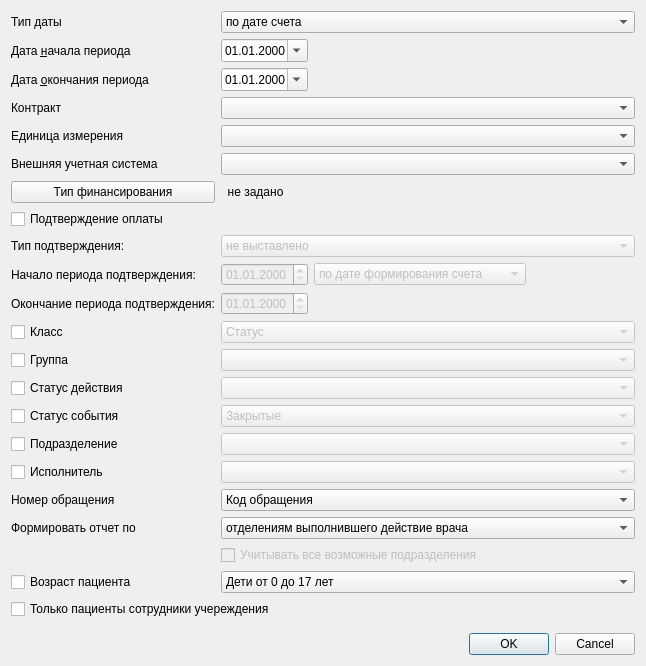
<?xml version="1.0" encoding="UTF-8"?>
<ui version="4.0">
 <class>ReportSummaryOnAccountsDialog</class>
 <widget class="QDialog" name="ReportSummaryOnAccountsDialog">
  <property name="geometry">
   <rect>
    <x>0</x>
    <y>0</y>
    <width>646</width>
    <height>666</height>
   </rect>
  </property>
  <property name="windowTitle">
   <string>Dialog</string>
  </property>
  <layout class="QGridLayout" name="gridLayout">
   <item row="12" column="1">
    <widget class="CDateEdit" name="edtConfirmationBegDate">
     <property name="enabled">
      <bool>false</bool>
     </property>
     <property name="displayFormat">
      <string>dd.MM.yyyy</string>
     </property>
    </widget>
   </item>
   <item row="0" column="1" colspan="5">
    <widget class="QComboBox" name="cmbDateType">
     <item>
      <property name="text">
       <string>по дате счета</string>
      </property>
     </item>
     <item>
      <property name="text">
       <string>по дате платежных поручений</string>
      </property>
     </item>
    </widget>
   </item>
   <item row="21" column="1" colspan="5">
    <widget class="QComboBox" name="cmbReportType">
     <item>
      <property name="text">
       <string>отделениям выполнившего действие врача</string>
      </property>
     </item>
     <item>
      <property name="text">
       <string>отделениям за которым закреплено действие</string>
      </property>
     </item>
    </widget>
   </item>
   <item row="20" column="0">
    <widget class="QLabel" name="lblEventIdentifierType">
     <property name="text">
      <string>Номер обращения</string>
     </property>
    </widget>
   </item>
   <item row="2" column="0">
    <widget class="QLabel" name="lblBegDate">
     <property name="text">
      <string>Дата &amp;начала периода</string>
     </property>
     <property name="buddy">
      <cstring>edtBegDate</cstring>
     </property>
    </widget>
   </item>
   <item row="14" column="0">
    <widget class="QCheckBox" name="chkClass">
     <property name="sizePolicy">
      <sizepolicy hsizetype="Maximum" vsizetype="Fixed">
       <horstretch>0</horstretch>
       <verstretch>0</verstretch>
      </sizepolicy>
     </property>
     <property name="text">
      <string>Класс</string>
     </property>
    </widget>
   </item>
   <item row="22" column="1" colspan="5">
    <widget class="QCheckBox" name="chkAllOrgStructure">
     <property name="enabled">
      <bool>false</bool>
     </property>
     <property name="text">
      <string>Учитывать все возможные подразделения</string>
     </property>
    </widget>
   </item>
   <item row="18" column="0">
    <widget class="QCheckBox" name="chkOrgStructure">
     <property name="text">
      <string>Подразделение</string>
     </property>
    </widget>
   </item>
   <item row="4" column="0">
    <widget class="QLabel" name="lblContract">
     <property name="text">
      <string>Контракт</string>
     </property>
     <property name="buddy">
      <cstring>cmbContract</cstring>
     </property>
    </widget>
   </item>
   <item row="20" column="1" colspan="5">
    <widget class="QComboBox" name="cmbEventIdentifierType">
     <item>
      <property name="text">
       <string>Код обращения</string>
      </property>
     </item>
     <item>
      <property name="text">
       <string>Номер документа</string>
      </property>
     </item>
    </widget>
   </item>
   <item row="16" column="1" colspan="5">
    <widget class="CActionStatusComboBox" name="cmbStatus">
     <property name="enabled">
      <bool>false</bool>
     </property>
    </widget>
   </item>
   <item row="11" column="0">
    <widget class="QLabel" name="lblConfirmationType">
     <property name="text">
      <string>Тип подтверждения:</string>
     </property>
    </widget>
   </item>
   <item row="10" column="0" colspan="4">
    <widget class="QCheckBox" name="chkConfirmation">
     <property name="text">
      <string>Подтверждение оплаты</string>
     </property>
    </widget>
   </item>
   <item row="26" column="0">
    <spacer name="verticalSpacer">
     <property name="orientation">
      <enum>Qt::Vertical</enum>
     </property>
     <property name="sizeHint" stdset="0">
      <size>
       <width>20</width>
       <height>40</height>
      </size>
     </property>
    </spacer>
   </item>
   <item row="12" column="0">
    <widget class="QLabel" name="lblBegDateConfirmation">
     <property name="text">
      <string>Начало периода подтверждения:</string>
     </property>
    </widget>
   </item>
   <item row="24" column="1" colspan="5">
    <widget class="QComboBox" name="cmbClientAgeCategory">
     <item>
      <property name="text">
       <string>Дети от 0 до 17 лет</string>
      </property>
     </item>
     <item>
      <property name="text">
       <string>Взрослые от 18 лет</string>
      </property>
     </item>
    </widget>
   </item>
   <item row="13" column="0">
    <widget class="QLabel" name="lblEndDateConfirmation">
     <property name="text">
      <string>Окончание периода подтверждения:</string>
     </property>
    </widget>
   </item>
   <item row="7" column="0">
    <widget class="QPushButton" name="btnFinanceTypeList">
     <property name="text">
      <string>Тип финансирования</string>
     </property>
    </widget>
   </item>
   <item row="7" column="1" colspan="4">
    <widget class="QLabel" name="lblFinanceTypeList">
     <property name="text">
      <string>  не задано</string>
     </property>
    </widget>
   </item>
   <item row="12" column="3" colspan="3">
    <spacer name="horizontalSpacer_3">
     <property name="orientation">
      <enum>Qt::Horizontal</enum>
     </property>
     <property name="sizeHint" stdset="0">
      <size>
       <width>40</width>
       <height>20</height>
      </size>
     </property>
    </spacer>
   </item>
   <item row="11" column="1" colspan="5">
    <widget class="QComboBox" name="cmbConfirmationType">
     <property name="enabled">
      <bool>false</bool>
     </property>
     <item>
      <property name="text">
       <string>не выставлено</string>
      </property>
     </item>
     <item>
      <property name="text">
       <string>выставлено</string>
      </property>
     </item>
     <item>
      <property name="text">
       <string>оплачено</string>
      </property>
     </item>
     <item>
      <property name="text">
       <string>отказано</string>
      </property>
     </item>
    </widget>
   </item>
   <item row="13" column="2" colspan="3">
    <spacer name="horizontalSpacer_2">
     <property name="orientation">
      <enum>Qt::Horizontal</enum>
     </property>
     <property name="sizeHint" stdset="0">
      <size>
       <width>40</width>
       <height>20</height>
      </size>
     </property>
    </spacer>
   </item>
   <item row="19" column="1" colspan="5">
    <widget class="CPersonComboBoxEx" name="cmbPerson">
     <property name="enabled">
      <bool>false</bool>
     </property>
    </widget>
   </item>
   <item row="16" column="0">
    <widget class="QCheckBox" name="chkStatus">
     <property name="text">
      <string>Статус действия</string>
     </property>
    </widget>
   </item>
   <item row="4" column="1" colspan="5">
    <widget class="CContractComboBox" name="cmbContract"/>
   </item>
   <item row="18" column="1" colspan="5">
    <widget class="COrgStructureComboBox" name="cmbOrgStructure">
     <property name="enabled">
      <bool>false</bool>
     </property>
    </widget>
   </item>
   <item row="14" column="1" colspan="5">
    <widget class="QComboBox" name="cmbClass">
     <property name="enabled">
      <bool>false</bool>
     </property>
     <item>
      <property name="text">
       <string>Статус</string>
      </property>
     </item>
     <item>
      <property name="text">
       <string>Диагностика</string>
      </property>
     </item>
     <item>
      <property name="text">
       <string>Лечение</string>
      </property>
     </item>
     <item>
      <property name="text">
       <string>Прочие мероприятия</string>
      </property>
     </item>
     <item>
      <property name="text">
       <string>Назначено</string>
      </property>
     </item>
    </widget>
   </item>
   <item row="3" column="0">
    <widget class="QLabel" name="lblEndDate">
     <property name="text">
      <string>Дата &amp;окончания периода</string>
     </property>
     <property name="buddy">
      <cstring>edtEndDate</cstring>
     </property>
    </widget>
   </item>
   <item row="25" column="0" colspan="6">
    <widget class="QCheckBox" name="chkOnlyClientAsPersonInLPU">
     <property name="text">
      <string>Только пациенты сотрудники учереждения</string>
     </property>
    </widget>
   </item>
   <item row="24" column="0">
    <widget class="QCheckBox" name="chkClientAgeCategory">
     <property name="text">
      <string>Возраст пациента</string>
     </property>
    </widget>
   </item>
   <item row="19" column="0">
    <widget class="QCheckBox" name="chkPerson">
     <property name="text">
      <string>Исполнитель</string>
     </property>
    </widget>
   </item>
   <item row="15" column="1" colspan="5">
    <widget class="CActionTypeComboBoxMCL" name="cmbActionTypeGroup">
     <property name="enabled">
      <bool>false</bool>
     </property>
    </widget>
   </item>
   <item row="27" column="0" colspan="6">
    <widget class="QDialogButtonBox" name="buttonBox">
     <property name="sizePolicy">
      <sizepolicy hsizetype="Expanding" vsizetype="Fixed">
       <horstretch>0</horstretch>
       <verstretch>0</verstretch>
      </sizepolicy>
     </property>
     <property name="orientation">
      <enum>Qt::Horizontal</enum>
     </property>
     <property name="standardButtons">
      <set>QDialogButtonBox::Cancel|QDialogButtonBox::Ok</set>
     </property>
    </widget>
   </item>
   <item row="0" column="0">
    <widget class="QLabel" name="lblDateType">
     <property name="text">
      <string>Тип даты</string>
     </property>
    </widget>
   </item>
   <item row="21" column="0">
    <widget class="QLabel" name="lblReportType">
     <property name="text">
      <string>Формировать отчет по</string>
     </property>
     <property name="buddy">
      <cstring>cmbReportType</cstring>
     </property>
    </widget>
   </item>
   <item row="17" column="0">
    <widget class="QCheckBox" name="chkEventStatus">
     <property name="text">
      <string>Статус события</string>
     </property>
    </widget>
   </item>
   <item row="17" column="1" colspan="5">
    <widget class="QComboBox" name="cmbEventStatus">
     <property name="enabled">
      <bool>false</bool>
     </property>
     <item>
      <property name="text">
       <string>Закрытые</string>
      </property>
     </item>
     <item>
      <property name="text">
       <string>Открытые</string>
      </property>
     </item>
    </widget>
   </item>
   <item row="15" column="0">
    <widget class="QCheckBox" name="chkActionTypeGroup">
     <property name="sizePolicy">
      <sizepolicy hsizetype="Maximum" vsizetype="Fixed">
       <horstretch>0</horstretch>
       <verstretch>0</verstretch>
      </sizepolicy>
     </property>
     <property name="text">
      <string>Группа</string>
     </property>
    </widget>
   </item>
   <item row="13" column="1">
    <widget class="CDateEdit" name="edtConfirmationEndDate">
     <property name="enabled">
      <bool>false</bool>
     </property>
     <property name="displayFormat">
      <string>dd.MM.yyyy</string>
     </property>
    </widget>
   </item>
   <item row="12" column="2">
    <widget class="QComboBox" name="cmbConfirmationPeriodType">
     <property name="enabled">
      <bool>false</bool>
     </property>
     <item>
      <property name="text">
       <string>по дате формирования счета</string>
      </property>
     </item>
     <item>
      <property name="text">
       <string>по дате подтверждения оплаты</string>
      </property>
     </item>
    </widget>
   </item>
   <item row="2" column="1">
    <widget class="CDateEdit" name="edtBegDate">
     <property name="sizePolicy">
      <sizepolicy hsizetype="Preferred" vsizetype="Fixed">
       <horstretch>0</horstretch>
       <verstretch>0</verstretch>
      </sizepolicy>
     </property>
     <property name="displayFormat">
      <string>dd.MM.yyyy</string>
     </property>
     <property name="calendarPopup">
      <bool>true</bool>
     </property>
    </widget>
   </item>
   <item row="2" column="2" colspan="4">
    <spacer name="horizontalSpacer">
     <property name="orientation">
      <enum>Qt::Horizontal</enum>
     </property>
     <property name="sizeHint" stdset="0">
      <size>
       <width>40</width>
       <height>20</height>
      </size>
     </property>
    </spacer>
   </item>
   <item row="3" column="1">
    <widget class="CDateEdit" name="edtEndDate">
     <property name="sizePolicy">
      <sizepolicy hsizetype="Preferred" vsizetype="Fixed">
       <horstretch>0</horstretch>
       <verstretch>0</verstretch>
      </sizepolicy>
     </property>
     <property name="displayFormat">
      <string>dd.MM.yyyy</string>
     </property>
     <property name="calendarPopup">
      <bool>true</bool>
     </property>
    </widget>
   </item>
   <item row="3" column="2" colspan="4">
    <spacer name="horizontalSpacer_4">
     <property name="orientation">
      <enum>Qt::Horizontal</enum>
     </property>
     <property name="sizeHint" stdset="0">
      <size>
       <width>40</width>
       <height>20</height>
      </size>
     </property>
    </spacer>
   </item>
   <item row="5" column="0">
    <widget class="QLabel" name="lblMedicalAidUnit">
     <property name="text">
      <string>Единица измерения</string>
     </property>
    </widget>
   </item>
   <item row="5" column="1" colspan="5">
    <widget class="CRBComboBox" name="cmbMedicalAidUnit"/>
   </item>
   <item row="6" column="1" colspan="5">
    <widget class="CRBComboBox" name="cmbAccountingSystem"/>
   </item>
   <item row="6" column="0">
    <widget class="QLabel" name="lblAccountingSystem">
     <property name="text">
      <string>Внешняя учетная система</string>
     </property>
    </widget>
   </item>
  </layout>
 </widget>
 <customwidgets>
  <customwidget>
   <class>CDateEdit</class>
   <extends>QDateEdit</extends>
   <header>library/DateEdit.h</header>
  </customwidget>
  <customwidget>
   <class>CPersonComboBoxEx</class>
   <extends>QComboBox</extends>
   <header>Orgs/PersonComboBoxEx.h</header>
  </customwidget>
  <customwidget>
   <class>COrgStructureComboBox</class>
   <extends>QComboBox</extends>
   <header>Orgs/OrgStructComboBoxes.h</header>
  </customwidget>
  <customwidget>
   <class>CContractComboBox</class>
   <extends>QComboBox</extends>
   <header>Accounting/ContractComboBox.h</header>
  </customwidget>
  <customwidget>
   <class>CActionTypeComboBoxMCL</class>
   <extends>QComboBox</extends>
   <header>Events/ActionTypeComboBox.h</header>
  </customwidget>
  <customwidget>
   <class>CActionStatusComboBox</class>
   <extends>QComboBox</extends>
   <header location="global">Events/ActionStatus.h</header>
  </customwidget>
  <customwidget>
   <class>CRBComboBox</class>
   <extends>QComboBox</extends>
   <header>library/crbcombobox.h</header>
  </customwidget>
 </customwidgets>
 <tabstops>
  <tabstop>cmbDateType</tabstop>
  <tabstop>edtBegDate</tabstop>
  <tabstop>edtEndDate</tabstop>
  <tabstop>cmbContract</tabstop>
  <tabstop>btnFinanceTypeList</tabstop>
  <tabstop>cmbMedicalAidUnit</tabstop>
  <tabstop>cmbAccountingSystem</tabstop>
  <tabstop>chkConfirmation</tabstop>
  <tabstop>cmbConfirmationType</tabstop>
  <tabstop>edtConfirmationBegDate</tabstop>
  <tabstop>edtConfirmationEndDate</tabstop>
  <tabstop>cmbConfirmationPeriodType</tabstop>
  <tabstop>chkClass</tabstop>
  <tabstop>cmbClass</tabstop>
  <tabstop>chkActionTypeGroup</tabstop>
  <tabstop>cmbActionTypeGroup</tabstop>
  <tabstop>chkStatus</tabstop>
  <tabstop>cmbStatus</tabstop>
  <tabstop>chkEventStatus</tabstop>
  <tabstop>cmbEventStatus</tabstop>
  <tabstop>chkOrgStructure</tabstop>
  <tabstop>cmbOrgStructure</tabstop>
  <tabstop>chkPerson</tabstop>
  <tabstop>cmbPerson</tabstop>
  <tabstop>cmbEventIdentifierType</tabstop>
  <tabstop>cmbReportType</tabstop>
  <tabstop>chkAllOrgStructure</tabstop>
  <tabstop>chkClientAgeCategory</tabstop>
  <tabstop>cmbClientAgeCategory</tabstop>
  <tabstop>chkOnlyClientAsPersonInLPU</tabstop>
  <tabstop>buttonBox</tabstop>
 </tabstops>
 <resources/>
 <connections>
  <connection>
   <sender>buttonBox</sender>
   <signal>accepted()</signal>
   <receiver>ReportSummaryOnAccountsDialog</receiver>
   <slot>accept()</slot>
   <hints>
    <hint type="sourcelabel">
     <x>480</x>
     <y>739</y>
    </hint>
    <hint type="destinationlabel">
     <x>157</x>
     <y>255</y>
    </hint>
   </hints>
  </connection>
  <connection>
   <sender>buttonBox</sender>
   <signal>rejected()</signal>
   <receiver>ReportSummaryOnAccountsDialog</receiver>
   <slot>reject()</slot>
   <hints>
    <hint type="sourcelabel">
     <x>480</x>
     <y>739</y>
    </hint>
    <hint type="destinationlabel">
     <x>286</x>
     <y>255</y>
    </hint>
   </hints>
  </connection>
  <connection>
   <sender>chkStatus</sender>
   <signal>toggled(bool)</signal>
   <receiver>cmbStatus</receiver>
   <slot>setEnabled(bool)</slot>
   <hints>
    <hint type="sourcelabel">
     <x>75</x>
     <y>367</y>
    </hint>
    <hint type="destinationlabel">
     <x>571</x>
     <y>369</y>
    </hint>
   </hints>
  </connection>
  <connection>
   <sender>chkOrgStructure</sender>
   <signal>toggled(bool)</signal>
   <receiver>cmbOrgStructure</receiver>
   <slot>setEnabled(bool)</slot>
   <hints>
    <hint type="sourcelabel">
     <x>101</x>
     <y>425</y>
    </hint>
    <hint type="destinationlabel">
     <x>571</x>
     <y>427</y>
    </hint>
   </hints>
  </connection>
  <connection>
   <sender>chkClientAgeCategory</sender>
   <signal>toggled(bool)</signal>
   <receiver>cmbClientAgeCategory</receiver>
   <slot>setEnabled(bool)</slot>
   <hints>
    <hint type="sourcelabel">
     <x>118</x>
     <y>595</y>
    </hint>
    <hint type="destinationlabel">
     <x>571</x>
     <y>597</y>
    </hint>
   </hints>
  </connection>
  <connection>
   <sender>chkPerson</sender>
   <signal>toggled(bool)</signal>
   <receiver>cmbPerson</receiver>
   <slot>setEnabled(bool)</slot>
   <hints>
    <hint type="sourcelabel">
     <x>121</x>
     <y>454</y>
    </hint>
    <hint type="destinationlabel">
     <x>571</x>
     <y>456</y>
    </hint>
   </hints>
  </connection>
  <connection>
   <sender>chkEventStatus</sender>
   <signal>toggled(bool)</signal>
   <receiver>cmbEventStatus</receiver>
   <slot>setEnabled(bool)</slot>
   <hints>
    <hint type="sourcelabel">
     <x>62</x>
     <y>396</y>
    </hint>
    <hint type="destinationlabel">
     <x>571</x>
     <y>398</y>
    </hint>
   </hints>
  </connection>
  <connection>
   <sender>chkClass</sender>
   <signal>toggled(bool)</signal>
   <receiver>cmbClass</receiver>
   <slot>setEnabled(bool)</slot>
   <hints>
    <hint type="sourcelabel">
     <x>40</x>
     <y>309</y>
    </hint>
    <hint type="destinationlabel">
     <x>571</x>
     <y>311</y>
    </hint>
   </hints>
  </connection>
  <connection>
   <sender>chkActionTypeGroup</sender>
   <signal>toggled(bool)</signal>
   <receiver>cmbActionTypeGroup</receiver>
   <slot>setEnabled(bool)</slot>
   <hints>
    <hint type="sourcelabel">
     <x>44</x>
     <y>338</y>
    </hint>
    <hint type="destinationlabel">
     <x>571</x>
     <y>340</y>
    </hint>
   </hints>
  </connection>
  <connection>
   <sender>chkConfirmation</sender>
   <signal>toggled(bool)</signal>
   <receiver>cmbConfirmationType</receiver>
   <slot>setEnabled(bool)</slot>
   <hints>
    <hint type="sourcelabel">
     <x>374</x>
     <y>196</y>
    </hint>
    <hint type="destinationlabel">
     <x>571</x>
     <y>225</y>
    </hint>
   </hints>
  </connection>
  <connection>
   <sender>chkConfirmation</sender>
   <signal>toggled(bool)</signal>
   <receiver>cmbConfirmationPeriodType</receiver>
   <slot>setEnabled(bool)</slot>
   <hints>
    <hint type="sourcelabel">
     <x>374</x>
     <y>196</y>
    </hint>
    <hint type="destinationlabel">
     <x>559</x>
     <y>254</y>
    </hint>
   </hints>
  </connection>
  <connection>
   <sender>chkConfirmation</sender>
   <signal>toggled(bool)</signal>
   <receiver>edtConfirmationBegDate</receiver>
   <slot>setEnabled(bool)</slot>
   <hints>
    <hint type="sourcelabel">
     <x>374</x>
     <y>196</y>
    </hint>
    <hint type="destinationlabel">
     <x>326</x>
     <y>253</y>
    </hint>
   </hints>
  </connection>
  <connection>
   <sender>chkConfirmation</sender>
   <signal>toggled(bool)</signal>
   <receiver>edtConfirmationEndDate</receiver>
   <slot>setEnabled(bool)</slot>
   <hints>
    <hint type="sourcelabel">
     <x>374</x>
     <y>196</y>
    </hint>
    <hint type="destinationlabel">
     <x>326</x>
     <y>282</y>
    </hint>
   </hints>
  </connection>
 </connections>
</ui>
